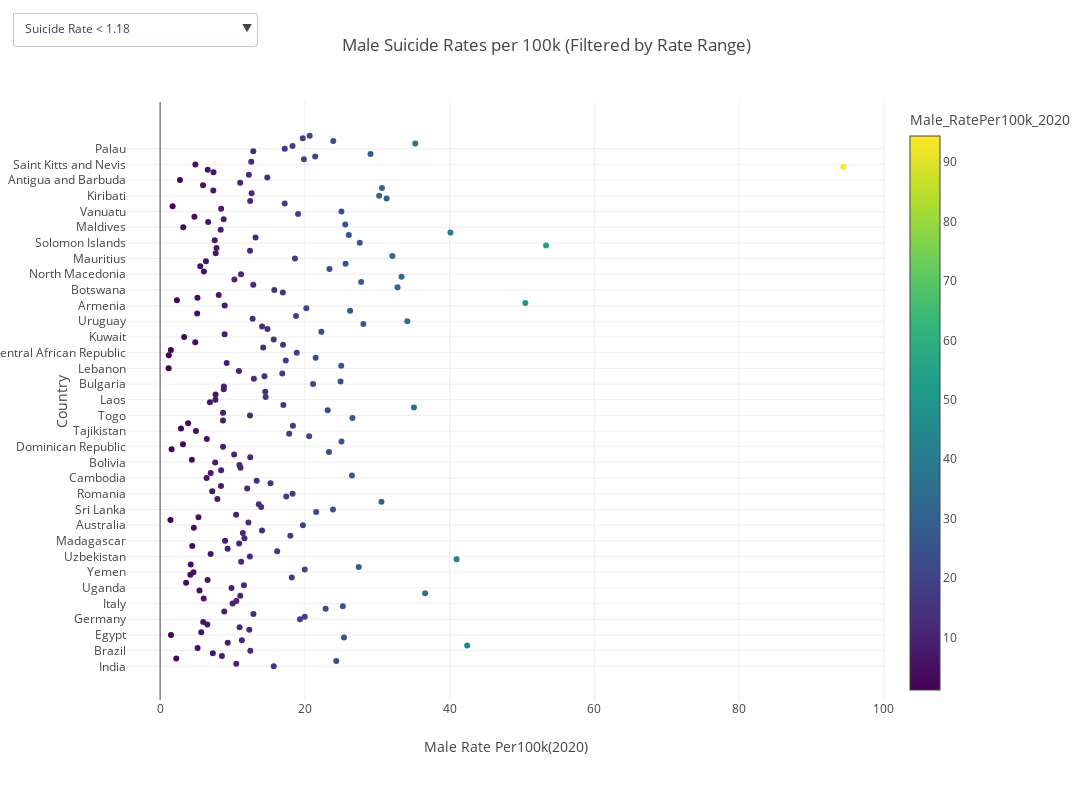

The notebook cell this image was saved under:
### Code cell
df['Male_RatePer100k_2020'] = pd.to_numeric(df['Male_RatePer100k_2020'], errors='coerce')

'''This Function to creates a scatter plot'''
def create_scatter_plot(df, x_col, y_col, color_col, color_scale="Viridis"):
    fig = px.scatter(df, 
                     x=x_col, 
                     y=y_col, 
                     hover_name=y_col,  
                     color=color_col, 
                     color_continuous_scale=color_scale)
    return fig

'''This Function updates the layout of the figure'''
def update_layout(fig, title, xaxis_title, yaxis_title, width=1200, height=800):
    fig.update_layout(
        width=width,  
        height=height,
        margin=dict(l=100, r=50, t=50, b=100), 
        title=title,  
        xaxis_title=xaxis_title,  
        yaxis_title=yaxis_title, 
        showlegend=False, 
        hoverlabel=dict(font_size=14),
    )
    return fig

'''Function to create the dropdown for filtering based on suicide rate'''
def create_rate_range_dropdown(min_rate, max_rate):
    return [
        dict(
            label=f"Suicide Rate < {min_rate}",
            method="relayout",
            args=["xaxis.range", [df['Male_RatePer100k_2020'].min(), min_rate]]
        ),
        dict(
            label=f"Suicide Rate between {min_rate} and {max_rate}",
            method="relayout",
            args=["xaxis.range", [min_rate, max_rate]]
        ),
        dict(
            label=f"Suicide Rate > {max_rate}",
            method="relayout",
            args=["xaxis.range", [max_rate, df['Male_RatePer100k_2020'].max()]]
        ),
    ]

''' Function to filter the dataframe based on suicide rate range'''
def filter_data_by_rate_range(df, min_rate, max_rate):
    return df[(df['Male_RatePer100k_2020'] >= min_rate) & (df['Male_RatePer100k_2020'] <= max_rate)]

'''Main function to display the interactive plot'''
def display_interactive_plot():
    '''Sidebar filter for suicide rate range'''
    min_rate, max_rate = st.sidebar.slider(
        "Select Suicide Rate Range (per 100k)",
        min_value=float(df['Male_RatePer100k_2020'].min()),
        max_value=float(df['Male_RatePer100k_2020'].max()),
        value=(float(df['Male_RatePer100k_2020'].min()), float(df['Male_RatePer100k_2020'].max()))
    )

    ''' Filter the data based on selected rate range'''
    filtered_df = filter_data_by_rate_range(df, min_rate, max_rate)

    ''' Create the scatter plot'''
    fig = create_scatter_plot(filtered_df, 'Male_RatePer100k_2020', 'country', 'Male_RatePer100k_2020')

    ''' Create the dropdown buttons for rate range selection'''
    rate_range_buttons = create_rate_range_dropdown(min_rate, max_rate)

    ''' Add dropdown buttons to the plot'''
    fig.update_layout(
        updatemenus=[
            dict(
                type="dropdown",
                direction="down",
                x=0.17,
                y=1.15,
                buttons=rate_range_buttons
            ),
        ]
    )

    '''Update the layout of the figure'''
    fig = update_layout(fig, 
                        title=f'Male Suicide Rates per 100k (Filtered by Rate Range)', 
                        xaxis_title='Male Rate Per100k(2020)',
                        yaxis_title='Country')

    ''' Show the plot'''
    fig.show()

''' Call the main function to display the plot'''
display_interactive_plot()

### Figure 1 — Plotly figure (JSON) as saved in the notebook; plotly's stock layout.template omitted (floating-point values rounded to 4 significant figures; data arrays with more than 128 entries replaced by an {"elided": "..."} marker saying what was removed)
{"data": [{"hovertemplate": "<b>%{hovertext}</b><br><br>Male_RatePer100k_2020=%{marker.color}<br>country=%{y}<extra></extra>", "hovertext": {"elided": "204 str values"}, "legendgroup": "", "marker": {"color": {"elided": "204 float values"}, "coloraxis": "coloraxis", "symbol": "circle"}, "mode": "markers", "name": "", "orientation": "h", "showlegend": false, "type": "scatter", "x": {"elided": "204 float values"}, "xaxis": "x", "y": {"elided": "204 str values"}, "yaxis": "y"}], "layout": {"coloraxis": {"colorbar": {"title": {"text": "Male_RatePer100k_2020"}}, "colorscale": [[0, "#440154"], [0.1111, "#482878"], [0.2222, "#3e4989"], [0.3333, "#31688e"], [0.4444, "#26828e"], [0.5556, "#1f9e89"], [0.6667, "#35b779"], [0.7778, "#6ece58"], [0.8889, "#b5de2b"], [1, "#fde725"]]}, "height": 800, "hoverlabel": {"font": {"size": 14}}, "legend": {"tracegroupgap": 0}, "margin": {"b": 100, "l": 100, "r": 50, "t": 50}, "showlegend": false, "title": {"text": "Male Suicide Rates per 100k (Filtered by Rate Range)"}, "updatemenus": [{"buttons": [{"args": ["xaxis.range", [1.18, 1.18]], "label": "Suicide Rate < 1.18", "method": "relayout"}, {"args": ["xaxis.range", [1.18, 94.39]], "label": "Suicide Rate between 1.18 and 94.39", "method": "relayout"}, {"args": ["xaxis.range", [94.39, 94.39]], "label": "Suicide Rate > 94.39", "method": "relayout"}], "direction": "down", "type": "dropdown", "x": 0.17, "y": 1.15}], "width": 1200, "xaxis": {"anchor": "y", "domain": [0, 1], "title": {"text": "Male Rate Per100k(2020)"}}, "yaxis": {"anchor": "x", "domain": [0, 1], "title": {"text": "Country"}}}}
